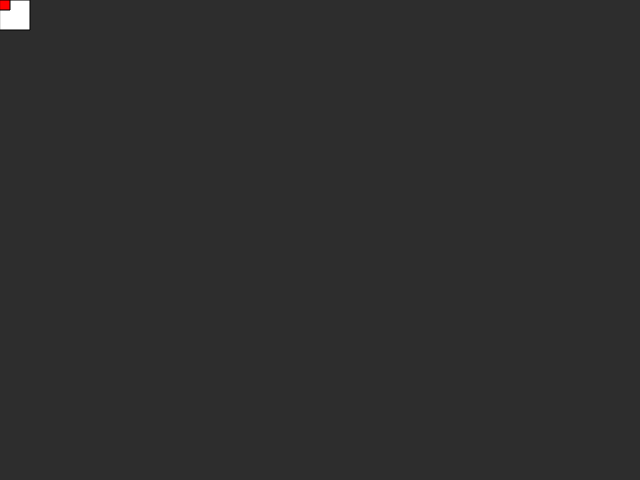
Frame 1 (no input)
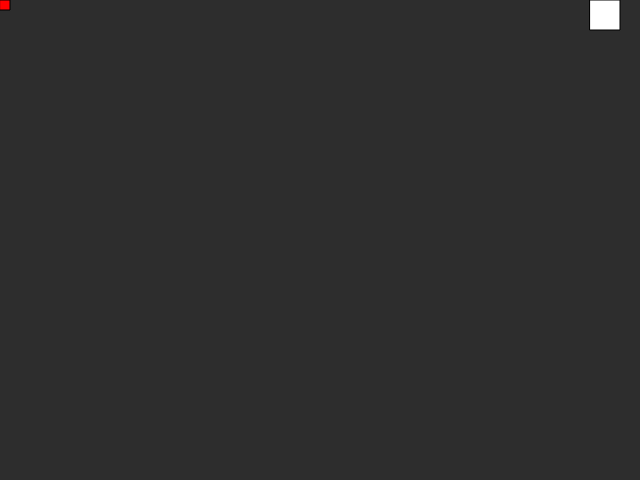
Frame 60 (no input)
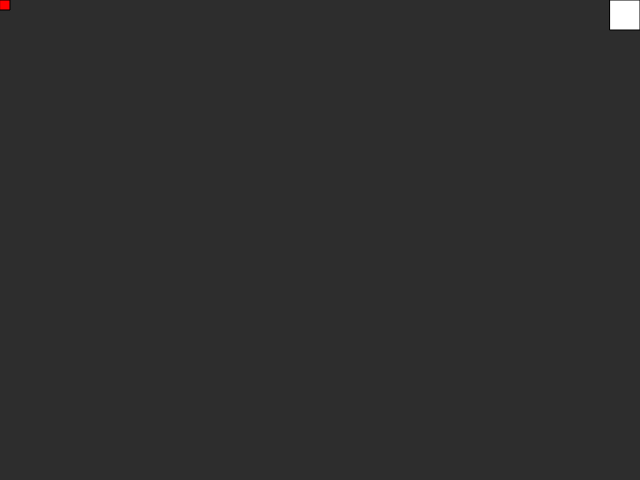
Frame 120 (the mouse pressed at the canvas centre since frame 60)

The p5.js sketch that drew these frames (run headless with seeded random() and noise() and a simulated clock; from frame 60 on, the mouse is pressed at the canvas centre):

// p5.js sketch
// ── sketch.js
var s;
var sizeScale=1;
var speed = 10;
var food;


function setup() {
  createCanvas(640, 480);
  s=new Snake();
  food=new Food();
}

function draw() {
  // console.log("draw is running");
  background(45);
  s.createSnake();
  s.moveSnake();
  food.makeFood();
  // noLoop();
  
}
function keyPressed(){
	if(keyCode === UP_ARROW){
	  	s.directionOfSnake(0,-1);
	}
	if(keyCode === DOWN_ARROW){
	  	s.directionOfSnake(0,1);
	}
	if(keyCode === RIGHT_ARROW){
	  	s.directionOfSnake(1,0);
	}
	if(keyCode === LEFT_ARROW){
	  	s.directionOfSnake(-1,0);
	}
}


function Snake(){
	this.x =0;
	this.y = 0;
	this.size=30;
	this.xspeed = 1;
	this.yspeed = 0;

	this.directionOfSnake = function(x,y){
		this.xspeed = x;
		this.yspeed = y;
	}

	this.moveSnake = function(){
		this.x = this.x + this.xspeed*speed;
		this.y = this.y + this.yspeed*speed;

		this.x = constrain(this.x, 0, width-this.size);
		this.y = constrain(this.y, 0, height-this.size);

	}
	this.createSnake = function(){
		fill(255);
		rect(this.x,this.y,this.size*sizeScale,this.size*sizeScale);
	}
}

function Food(){
	this.foodX=0;
	this.foodY=0;
	fill("red");
	rect(this.foodX,this.foodY,10,10);

	this.makeFood = function(){
	fill("red");
	rect(this.foodX,this.foodY,10,10);		
	}
}
